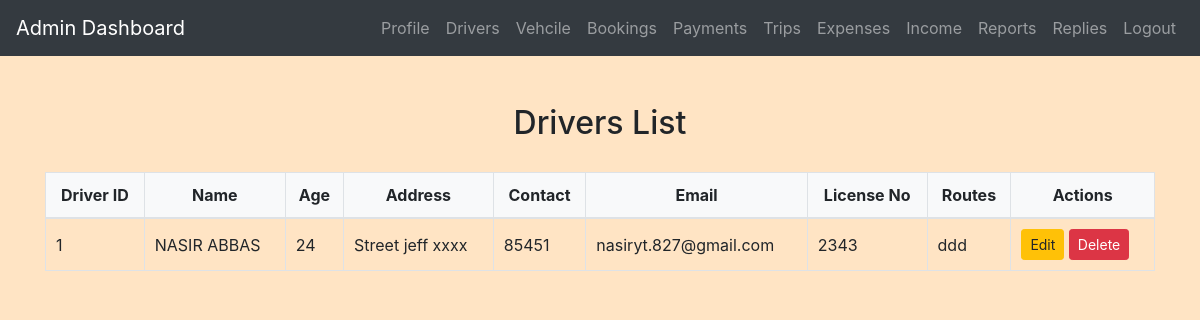
/admin/view_drivers.php (signed in), run on the app's committed database.
### tables this page shows
CREATE TABLE `drivers` (
  `driver_id` int(11) NOT NULL,
  `name` varchar(255) NOT NULL,
  `age` int(11) NOT NULL,
  `address` varchar(255) NOT NULL,
  `contact` varchar(255) NOT NULL,
  `email` varchar(255) NOT NULL,
  `license_no` varchar(255) NOT NULL,
  `routes` text NOT NULL
);

### admin/view_drivers.php (the view, shortened to what this page needs)
<?php
include('config.php');
$sql = "SELECT * FROM Drivers";
$result = $conn->query($sql);
?>
<!DOCTYPE html>
<html>
<head>
    <link rel="stylesheet" href="https://maxcdn.bootstrapcdn.com/bootstrap/4.5.2/css/bootstrap.min.css">
    <link rel="stylesheet" href="../css/style.css">
</head>
<body>
<?php include('admin_navbar.php'); ?>
<div class="container mt-5">
    <h2>Drivers List</h2>
    <table class="table table-bordered">
        <thead>
            <tr>
                <th>Driver ID</th>
                <th>Name</th>
                <th>Age</th>
                <th>Address</th>
                <th>Contact</th>
                <th>Email</th>
                <th>License No</th>
                <th>Routes</th>
                <th>Actions</th>
            </tr>
        </thead>
        <tbody>
            <?php
            if ($result->num_rows > 0) {
                while($row = $result->fetch_assoc()) {
                    echo "<tr>
                        <td>{$row['driver_id']}</td>
                        <td>{$row['name']}</td>
                        <td>{$row['age']}</td>
                        <td>{$row['address']}</td>
                        <td>{$row['contact']}</td>
                        <td>{$row['email']}</td>
                        <td>{$row['license_no']}</td>
                        <td>{$row['routes']}</td>
                        <td>
                            <a href='edit_driver.php?driver_id={$row['driver_id']}' class='btn btn-warning btn-sm'>Edit</a>
                            <a href='view_drivers.php?delete_id={$row['driver_id']}' class='btn btn-danger btn-sm' onclick='return confirm(\"Are you sure you want to delete this driver?\")'>Delete</a>
                        </td>
                    </tr>";
                }
            } else {
                echo "<tr><td colspan='9'>No drivers found</td></tr>";
            }
            ?>
        </tbody>
    </table>
</div>
</body>
</html>

### css/style.css (style rules this page uses)
body { background-color: bisque; }
h1, h2, h3, h4 { text-align: center; margin-top: 30px; margin-bottom: 30px; }
.table { width: 100%; border-collapse: collapse; margin-top: 20px; }
.table th, .table td { padding: 10px; border: 1px solid #dee2e6; }
.table thead th { background-color: #f8f9fa; font-weight: bold; text-align: center; }
.table tbody td { vertical-align: middle; }

### data on the page
drivers: driver_id "1", name "NASIR ABBAS", age "24", address "Street jeff xxxx", contact "85451", email "nasiryt.827@gmail.com", license_no "2343", routes "ddd"
